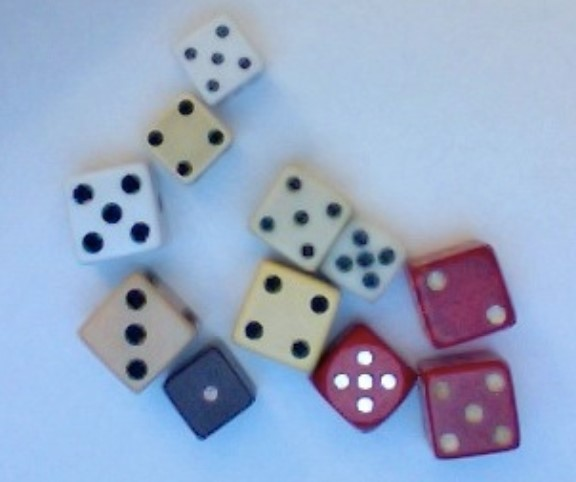
#> input picture test2.jpg, 576 x 482 px
$ python test.py
#> lines starting #> are read from the running program, lines starting #| are printed output that depends on the picture; after the words box and inside, x2 and y2 are one past the last pixel; in counts of white or black regions, pixels touching at a corner belong together
from __future__ import print_function
import numpy as np
import cv2 as cv
import matplotlib.pyplot as plt
from scipy.spatial.distance import cdist
import random
np.random.seed(11)

def random_color():
    color = random.randint(1,8)
    if color == 1:
        return '^k'
    elif color == 2:
        return '^b'
    elif color == 3:
        return '^g'
    elif color == 4:
        return '^r'
    elif color == 5:
        return '^c'
    elif color == 6:
        return '^m'
    else:
        return '^y'

def kmeans_display(X, labels):
    K = np.amax(labels) + 1
    for index in range(0,K):
        X0 = X[labels == index,:]
        plt.plot(X0[:, 0], X0[:, 1], random_color(), markersize = 4, alpha = .8)

    plt.axis('equal')
    plt.plot()
    plt.show()

def write_len(position,arr,image):
    font = cv.FONT_HERSHEY_SIMPLEX
    fontScale = 1
    color = (255, 0, 0)
    thickness = 2
    offsetx=-20
    offsety=-20
    x = int(position[0]+offsetx)
    y = int(position[1]+offsety)
    org = (x,y)
    cv.putText(image, str(len(arr)), org, font,
                   fontScale, color, thickness, cv.LINE_AA)
def countAndShow(X,centers,labels,image):
    K = np.amax(labels) + 1
    for index in range(0,K):
        cluster = X [labels == index,:]
        position = centers[index]
        write_len(position,cluster,image)

kernel = np.ones((3,2),np.uint8)
im = cv.imread("test2.jpg")
#> im is the input picture: shape (482, 576, 3); mean B, G, R 197.1, 167.7, 150.3
grayim = cv.cvtColor(im, cv.COLOR_BGR2GRAY)
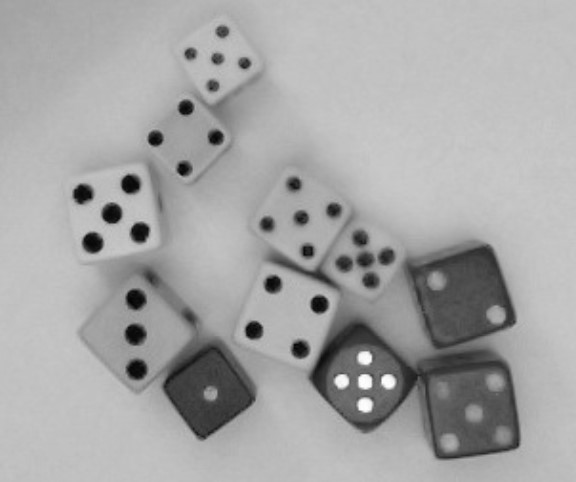
#> grayim: shape (482, 576); min 2, max 254, mean 165.9

ret,th1 = cv.threshold(grayim,172,255,cv.THRESH_BINARY_INV)
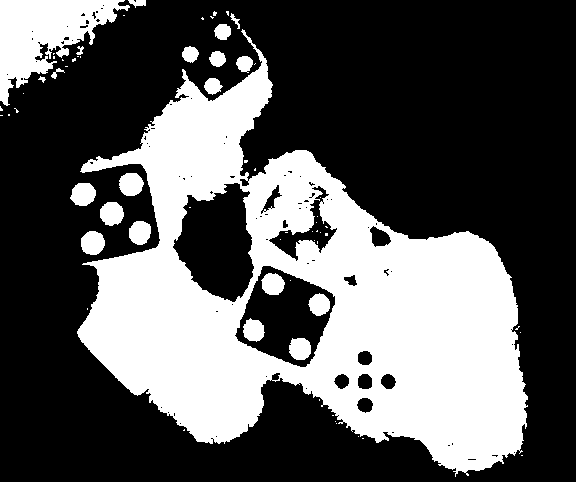
#> th1: shape (482, 576); 35.4% white; 66 white regions (45 under 20 px), largest, box (x1, y1, x2, y2) and area: (77, 29, 528, 477) 86612, (0, 0, 130, 106) 6498, (70, 183, 96, 206) 461

close = cv.morphologyEx(th1, cv.MORPH_CLOSE, kernel)
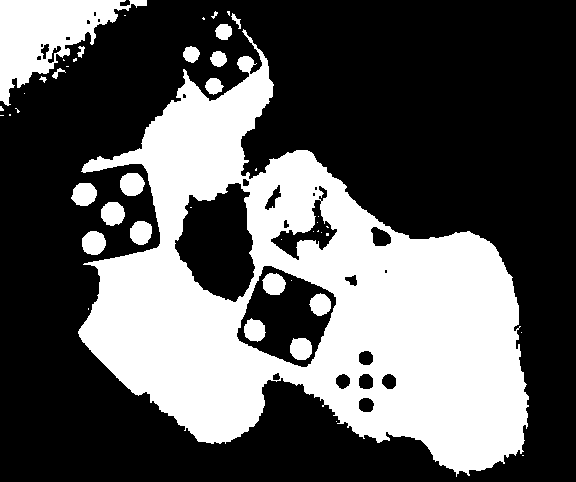
#> close: shape (482, 576); 35.7% white; 46 white regions (26 under 20 px), largest, box (x1, y1, x2, y2) and area: (78, 29, 529, 477) 87379, (0, 0, 147, 106) 6835, (71, 183, 97, 206) 461
imbin = cv.Canny(im,32,132)
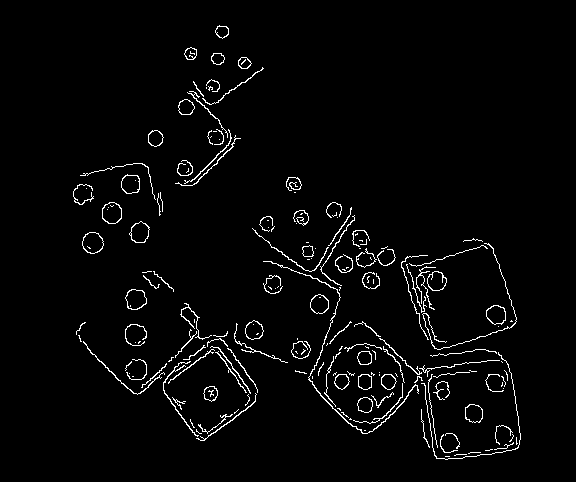
#> imbin: shape (482, 576); 2.8% white in thin lines or dots, all inside (x1, y1, x2, y2) = (73, 25, 521, 460)

contours, hierarchy = cv.findContours(imbin, cv.RETR_EXTERNAL, cv.CHAIN_APPROX_SIMPLE)
#> contours = 180 contours, 137 with area under 20; largest, box (x1, y1, x2, y2) and area: (82, 232, 104, 254) 346, (102, 202, 122, 224) 335, (125, 289, 147, 310) 326, (129, 221, 150, 243) 304, (486, 305, 506, 325) 288


rightlist = [7,11,19,20,26,29,34,
            36,38,39,56,61,77,87,93,
            95,97,98,105,107,108,120,
            121,122,127,134,135,140,
            143,147,149,150,155,156,
            157,160,166,168,169,174,
            176,177,178,179]
X = []
for index in rightlist:
    contour = contours[index]
    x,y,w,h = cv.boundingRect(contour)
    X.append([x,y])
    cv.rectangle(im, (x, y), (x + w, y + h), (0, 255,0), 2)
    cv.imshow("result",im)
#> this loop made 44 passes
#> (x, y, w, h) on passes 1 to 12: (440, 434, 18, 19), (495, 425, 18, 20), (465, 404, 18, 19), (357, 397, 16, 16), (203, 386, 15, 16), (433, 381, 17, 19), (485, 374, 19, 18), (381, 374, 16, 16), (358, 374, 14, 16), (334, 374, 16, 16), (126, 359, 21, 21), (357, 351, 15, 14)
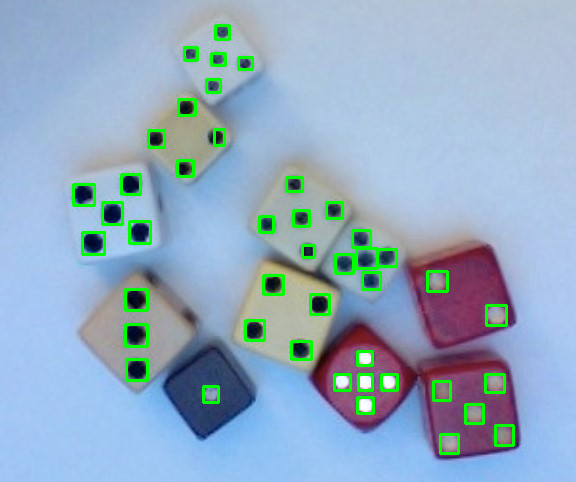
#> im: shape (482, 576, 3); 3.22% of pixels changed, all inside (x1, y1, x2, y2) = (72, 24, 515, 455)
#> after the loop, X = 44 pairs, first value 73 to 495, second value 25 to 434

#cv.imshow("result",im)
X = np.reshape(X,(-1,2))

from sklearn.cluster import KMeans
kmeans = KMeans(n_clusters=11, random_state=0).fit(X)
labels = kmeans.predict(X)
#> labels = 44 values, max 10 at index 28, min 0 at index 16, mean 4.86
kmeans_display(X,labels)
#> in kmeans_display, `K = np.amax(labels) + 1`: K = 11
#> the loop in kmeans_display, `for index in range(0,K):` made 11 passes
#> X0 on passes 1, 2, 4, 8, 10, 11: [[310, 294], [335, 254], [302, 245]], [[177, 160], [148, 130], [214, 129], [178, 99]], [[126, 359], [125, 324], [125, 289]], [[203, 386]], [[291, 341], [245, 320], [263, 275]], [[259, 216], [293, 210], [326, 202], [286, 177]]
#> in kmeans_display, `plt.show()`:
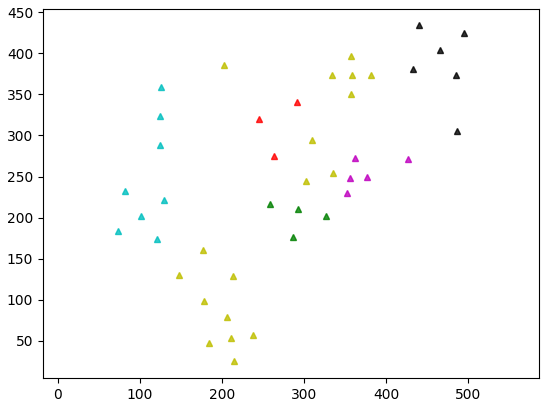
#> figure drawn by matplotlib, 1 panel

centers = kmeans.cluster_centers_
#> centers = [[315.7, 264.3], [179.2, 129.5], [467.3, 387.2], [125.3, 324], [357.4, 374], [210.8, 52.2], [101.4, 202.6], [203, 386], [374.8, 254], [266.3, 312], [291, 201.2]]
countAndShow(X,centers,labels,im);
#> in countAndShow, `K = np.amax(labels) + 1`: K = 11
#> the loop in countAndShow, `for index in range(0,K):` made 11 passes
#> (position, x in write_len, y in write_len) on passes 3, 5, 6, 7, 8, 9: ([467.3, 387.2], 447, 367), ([357.4, 374], 337, 354), ([210.8, 52.2], 190, 32), ([101.4, 202.6], 81, 182), ([203, 386], 183, 366), ([374.8, 254], 354, 234)
#> (cluster, position, x in write_len, y in write_len) on passes 1, 2, 4, 10, 11: ([[310, 294], [335, 254], [302, 245]], [315.7, 264.3], 295, 244), ([[177, 160], [148, 130], [214, 129], [178, 99]], [179.2, 129.5], 159, 109), ([[126, 359], [125, 324], [125, 289]], [125.3, 324], 105, 304), ([[291, 341], [245, 320], [263, 275]], [266.3, 312], 246, 292), ([[259, 216], [293, 210], [326, 202], [286, 177]], [291, 201.2], 271, 181)
cv.imshow("result",im)
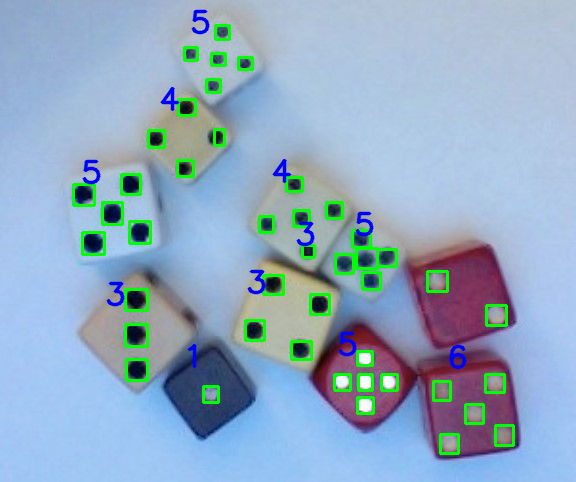
#> window 'result': shape (482, 576, 3); mean B, G, R 193.1, 170.6, 145.1
cv.waitKey(0)

cv.destroyAllWindows()
